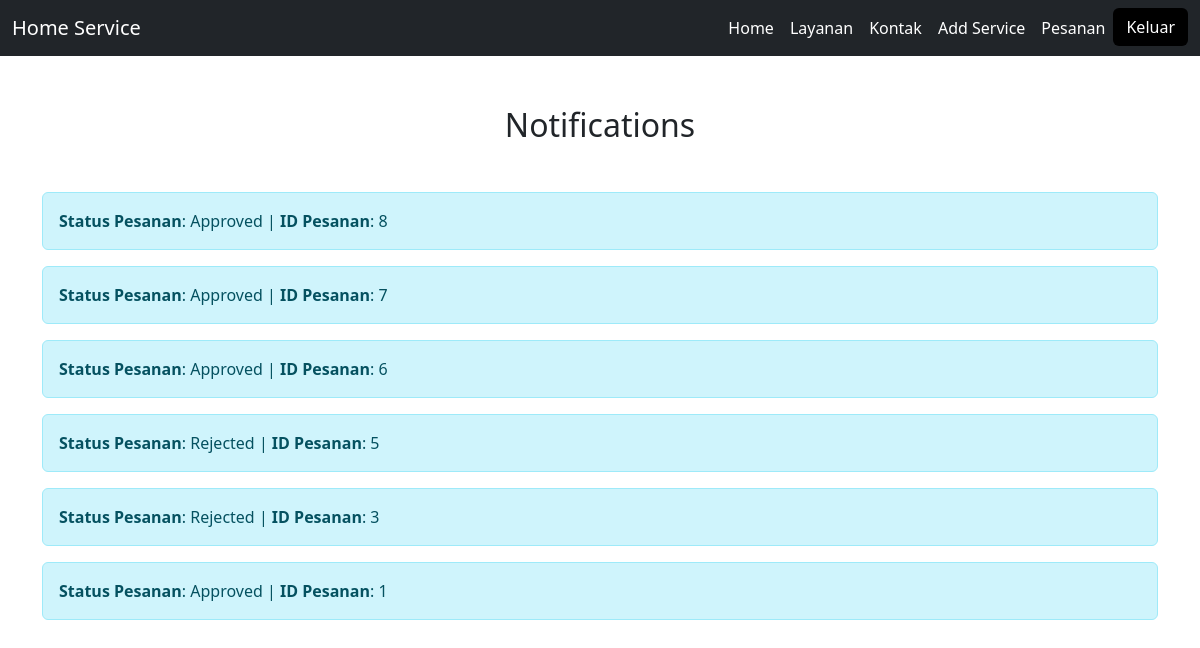
Page /notification.php (signed in) on the committed database.
### tables this page shows
CREATE TABLE `bookings` (
  `id` int(11) NOT NULL AUTO_INCREMENT,
  `name` varchar(255) NOT NULL,
  `address` text NOT NULL,
  `service_type` varchar(50) NOT NULL,
  `cleaning_spec` varchar(255) DEFAULT NULL,
  `date` date NOT NULL,
  `start_time` time NOT NULL,
  `duration` int(11) NOT NULL,
  `payment_method` varchar(50) NOT NULL,
  `total` int(11) NOT NULL,
  `user_id` int(11) NOT NULL,
  `approved` enum('pending','approved','rejected') DEFAULT 'pending',
  `notification_sent` tinyint(1) NOT NULL DEFAULT 0,
  `created_at` timestamp NOT NULL DEFAULT current_timestamp(),
  PRIMARY KEY (`id`),
  KEY `user_id` (`user_id`)
);

### notification.php (the view, shortened to what this page needs)
<!DOCTYPE html>
<html lang="en">
<head>
    <link href="https://cdn.jsdelivr.net/npm/bootstrap@5.3.3/dist/css/bootstrap.min.css" rel="stylesheet">
</head>
<body>
    <?php
    include 'navbar.php';
     ?>
    <div class="container">
        <h2 class="text-center">Notifications</h2>
        <div class="mt-5">
            <?php
            $sql = "SELECT * FROM bookings ORDER BY created_at DESC";
            $result = $connect->query($sql);
            if ($result->num_rows > 0) {
                while ($row = $result->fetch_assoc()) {
                    echo "<div class='alert alert-info'>";
                    echo "<strong>Status Pesanan</strong>: " . ucfirst($row['approved']);
                    echo " | <strong>ID Pesanan</strong>: " . $row['id'];
                    echo "</div>";
                }
            } else {
                echo "<div class='alert alert-warning'>Tidak ada notifikasi yang ditemukan.</div>";
            }
            ?>
        </div>
    </div>
</body>
</html>

### notification.php (style rules this page uses)
.container { margin-top: 50px; }

### rows in the picture
bookings: approved "Approved", id "8"
bookings: approved "Approved", id "7"
bookings: approved "Approved", id "6"
bookings: approved "Rejected", id "5"
bookings: approved "Rejected", id "3"
bookings: approved "Approved", id "1"
